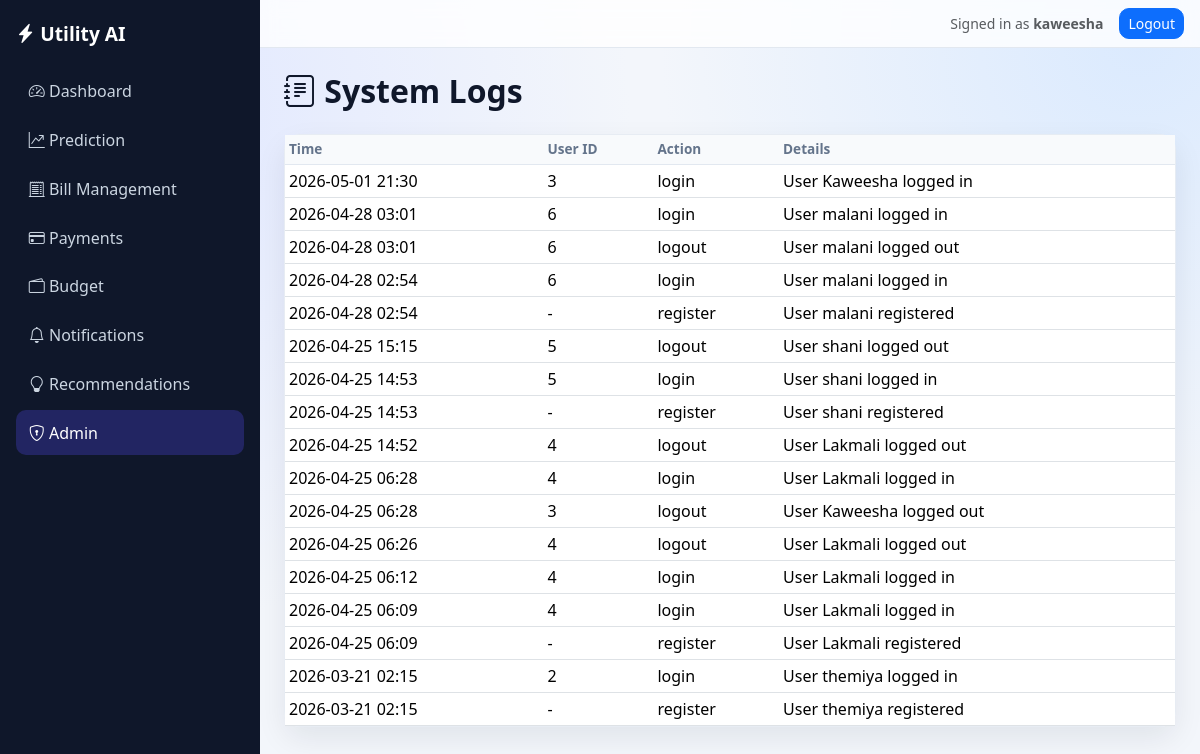
The page /admin/logs (signed in) on the database its author committed.
### app/models.py (models this page shows, shortened)
class User(UserMixin, db.Model):
    __tablename__ = "users"
    id = db.Column(db.Integer, primary_key=True)
    username = db.Column(db.String(80), unique=True, nullable=False)
    email = db.Column(db.String(120), unique=True)
    password_hash = db.Column(db.String(255), nullable=False)
    is_admin = db.Column(db.Boolean, default=False)
    created_at = db.Column(db.DateTime, default=datetime.utcnow)
    bills = db.relationship("Bill", backref="user", lazy="dynamic")
    predictions = db.relationship("Prediction", backref="user", lazy="dynamic")
    budget_setting = db.relationship("BudgetSetting", backref="user", uselist=False)
    payments = db.relationship("Payment", backref="user", lazy="dynamic")
    notifications = db.relationship("Notification", backref="user", lazy="dynamic")

class Log(db.Model):
    __tablename__ = "logs"
    id = db.Column(db.Integer, primary_key=True)
    user_id = db.Column(db.Integer, db.ForeignKey("users.id"))
    action = db.Column(db.String(100), nullable=False)
    details = db.Column(db.Text)
    ip_address = db.Column(db.String(45))
    created_at = db.Column(db.DateTime, default=datetime.utcnow)

### app/routes/admin.py (the view)
@admin_bp.route("/logs")
@login_required
def logs():
    if not getattr(current_user, "is_admin", False):
        flash("Admin access required.", "warning")
        return redirect(url_for("admin.login"))
    logs_list = Log.query.order_by(Log.created_at.desc()).limit(200).all()
    return render_template("admin/logs.html", logs=logs_list)

### app/templates/admin/logs.html (shortened to what this page needs)
{% extends "base.html" %}
{% block content %}
<h2 class="page-title mb-4"><i class="bi bi-journal-text"></i> System Logs</h2>
<div class="card ui-card">
    <div class="card-body p-0">
        <div class="table-responsive">
            <table class="table table-modern table-sm mb-0">
                <thead><tr><th>Time</th><th>User ID</th><th>Action</th><th>Details</th></tr></thead>
                <tbody>
                {% for log in logs %}
                <tr>
                    <td>{{ log.created_at.strftime('%Y-%m-%d %H:%M') }}</td>
                    <td>{{ log.user_id or '-' }}</td>
                    <td>{{ log.action }}</td>
                    <td>{{ log.details or '-' }}</td>
                </tr>
                {% else %}
                <tr><td colspan="4" class="text-center py-4 text-muted">No logs available.</td></tr>
                {% endfor %}
                </tbody>
            </table>
        </div>
    </div>
</div>
{% endblock %}

### app/templates/base.html (shortened to what this page needs)
<!DOCTYPE html>
<html lang="en">
<head>
    <link href="https://cdn.jsdelivr.net/npm/bootstrap@5.3.3/dist/css/bootstrap.min.css" rel="stylesheet">
    <link href="https://cdn.jsdelivr.net/npm/bootstrap-icons@1.11.3/font/bootstrap-icons.css" rel="stylesheet">
    <link href="{{ url_for('static', filename='css/app.css') }}" rel="stylesheet">
</head>
<body>
    <div class="app-shell">
        <aside class="sidebar-panel d-flex flex-column">
            <div class="sidebar-brand">
                <i class="bi bi-lightning-charge-fill"></i>
                <span>Utility AI</span>
            </div>
            {% if current_user.is_authenticated %}
            <nav class="nav flex-column gap-1">
                <a class="nav-link {% if request.endpoint == 'main.dashboard' %}active{% endif %}" href="{{ url_for('main.dashboard') }}"><i class="bi bi-speedometer2"></i> Dashboard</a>
                <a class="nav-link {% if request.blueprint == 'predict' %}active{% endif %}" href="{{ url_for('predict.predict_page') }}"><i class="bi bi-graph-up-arrow"></i> Prediction</a>
                <a class="nav-link {% if request.blueprint == 'bills' %}active{% endif %}" href="{{ url_for('bills.list_bills') }}"><i class="bi bi-receipt-cutoff"></i> Bill Management</a>
                <a class="nav-link {% if request.blueprint == 'payments' %}active{% endif %}" href="{{ url_for('payments.history') }}"><i class="bi bi-credit-card"></i> Payments</a>
                <a class="nav-link {% if request.blueprint == 'budget' %}active{% endif %}" href="{{ url_for('budget.settings') }}"><i class="bi bi-wallet2"></i> Budget</a>
                <a class="nav-link {% if request.endpoint == 'main.notifications' %}active{% endif %}" href="{{ url_for('main.notifications') }}"><i class="bi bi-bell"></i> Notifications</a>
                <a class="nav-link {% if request.endpoint == 'main.recommendations' %}active{% endif %}" href="{{ url_for('main.recommendations') }}"><i class="bi bi-lightbulb"></i> Recommendations</a>
                {% if current_user.is_admin %}
                <a class="nav-link {% if request.blueprint == 'admin' %}active{% endif %}" href="{{ url_for('admin.index') }}"><i class="bi bi-shield-lock"></i> Admin</a>
                {% endif %}
            </nav>
            {% endif %}
        </aside>
        <div class="main-panel">
            <nav class="navbar navbar-expand-lg topbar px-3">
                <div class="ms-auto d-flex align-items-center gap-3">
                    {% if current_user.is_authenticated %}
                    <span class="text-muted small">Signed in as <strong>{{ current_user.username }}</strong></span>
                    <a class="btn btn-sm btn-primary" href="{{ url_for('auth.logout') }}">Logout</a>
                    {% endif %}
                </div>
            </nav>
            <main class="p-3 p-lg-4">
                {% block content %}{% endblock %}
            </main>
        </div>
    </div>
</body>
</html>

### app/static/css/app.css (style rules this page uses)
:root { --primary: #4f46e5; --primary-soft: #eef0ff; --text-dark: #0f172a; --text-muted: #64748b; --surface: #ffffff; --bg: #f3f6fb; --border: #e2e8f0; }
body { font-family: "Segoe UI", Tahoma, sans-serif; color: var(--text-dark); background: radial-gradient(circle at 10% 15%, #e0e7ff 0%, rgba(224, 231, 255, 0) 40%), radial-gradient(circle at 95% 5%, #dbeafe 0%, rgba(219, 234, 254, 0) 35%), var(--bg); }
.app-shell { display: flex; min-height: 100vh; }
.sidebar-panel { width: 260px; background: #0f172a; color: #fff; padding: 1.25rem 1rem; }
.sidebar-brand { font-size: 1.2rem; font-weight: 700; margin-bottom: 1.25rem; }
.sidebar-panel .nav-link { color: #cbd5e1; border-radius: 10px; padding: 0.65rem 0.8rem; transition: 0.2s ease; }
.sidebar-panel .nav-link.active, .sidebar-panel .nav-link:hover { background: rgba(79, 70, 229, 0.3); color: #fff; }
.main-panel { flex: 1; }
.topbar { background: rgba(255, 255, 255, 0.8); border-bottom: 1px solid var(--border); backdrop-filter: blur(8px); }
.page-title { font-weight: 700; }
.ui-card, .metric-card, .auth-card { background: rgba(255, 255, 255, 0.85); border: 1px solid rgba(226, 232, 240, 0.8); border-radius: 16px; box-shadow: 0 12px 30px rgba(15, 23, 42, 0.08); }
.table-modern thead th { background: #f8fafc; color: var(--text-muted); font-size: 0.85rem; border-bottom: 1px solid var(--border); }
.table-modern td, .table-modern th { vertical-align: middle; }
.btn { border-radius: 10px; }

### rows shown on the page
User: username "kaweesha"
Log: created_at "2026-05-01 21:30", user "3", action "login", details "User Kaweesha logged in"
Log: created_at "2026-04-28 03:01", user "6", action "login", details "User malani logged in"
Log: created_at "2026-04-28 03:01", user "6", action "logout", details "User malani logged out"
Log: created_at "2026-04-28 02:54", user "6", action "login", details "User malani logged in"
Log: created_at "2026-04-28 02:54", user_id "-", action "register", details "User malani registered"
Log: created_at "2026-04-25 15:15", user "5", action "logout", details "User shani logged out"
Log: created_at "2026-04-25 14:53", user "5", action "login", details "User shani logged in"
Log: created_at "2026-04-25 14:53", user_id "-", action "register", details "User shani registered"
Log: created_at "2026-04-25 14:52", user "4", action "logout", details "User Lakmali logged out"
Log: created_at "2026-04-25 06:28", user "4", action "login", details "User Lakmali logged in"
Log: created_at "2026-04-25 06:28", user "3", action "logout", details "User Kaweesha logged out"
Log: created_at "2026-04-25 06:26", user "4", action "logout", details "User Lakmali logged out"
Log: created_at "2026-04-25 06:12", user "4", action "login", details "User Lakmali logged in"
Log: created_at "2026-04-25 06:09", user "4", action "login", details "User Lakmali logged in"
Log: created_at "2026-04-25 06:09", user_id "-", action "register", details "User Lakmali registered"
Log: created_at "2026-03-21 02:15", user "2", action "login", details "User themiya logged in"
Log: created_at "2026-03-21 02:15", user_id "-", action "register", details "User themiya registered"
